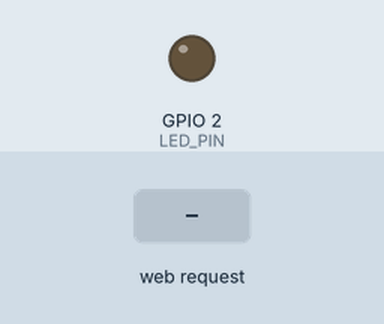
This sketch was run on a simulated ESP32. Parts: output pins drawn as LEDs (lit = HIGH). The inputs (shaded band) are chosen by the test bench. WiFi joins after 1.5 s; servers stay silent unless stated; what the sketch prints to the serial monitor is not drawn.

Above: at 2.7 s.
2.8 s: HTTP request GET /on received
At 3.4 s:
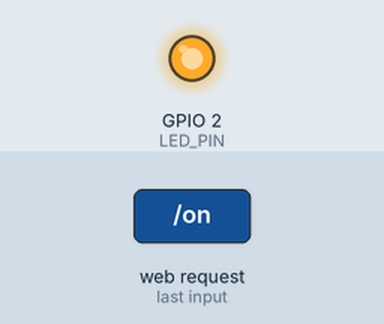
4.3 s: HTTP request GET /off received
At 5.5 s:
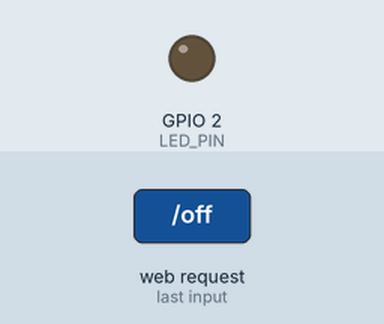
5.8 s: HTTP request GET /on?value=1 received
At 6.9 s:
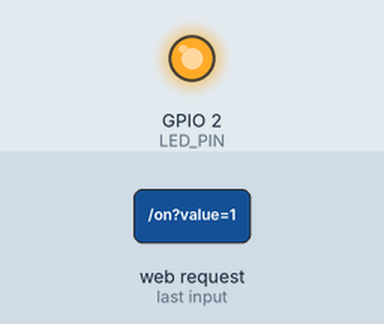
Timing chart, 0 to 8.8 s (numbered marks = the images above; inputs shaded):
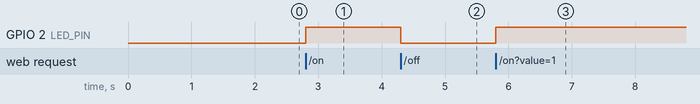

Measured:
- after the input at 2.8 s, GPIO 2 (LED_PIN): LOW → HIGH at once
- after the input at 4.3 s, GPIO 2 (LED_PIN): HIGH → LOW at once
- after the input at 5.8 s, GPIO 2 (LED_PIN): LOW → HIGH at once

The sketch:

wangzhianniu.ino
```cpp
#include <WiFi.h>
#include <WebServer.h>

// WiFi配置（改成你的热点信息）
const char* ssid = "JosephLee";
const char* password = "fy060212";

const int LED_PIN = 2;   // 板载LED引脚
WebServer server(80);

// 用来保存用户输入的数值
int userValue = 0;

// 生成网页
String makePage() {
    String state = digitalRead(LED_PIN) ? "ON" : "OFF";
    String html = R"rawliteral(
<!DOCTYPE html>
<html lang="zh-CN">
<head>
    <meta charset="UTF-8">
    <meta name="viewport" content="width=device-width, initial-scale=1.0">
    <title>实验2</title>
    <style>
        body {
            font-family: Arial;
            text-align: center;
            margin-top: 50px;
        }
        button, input {
            padding: 10px 20px;
            font-size: 16px;
            margin: 5px;
        }
    </style>
</head>
<body>
    <h1>第二部分：按钮控制 LED</h1>
    <p>当前状态：<b>)rawliteral" + state + R"rawliteral(</b></p >

    <a href=" "><button>点亮 LED</button></a >
    <a href="/off"><button>熄灭 LED</button></a >

    <h3>输入数值控制（示例）</h3>
    <form action="/setvalue" method="get">
        <input type="number" name="value" placeholder="输入0-255的数值">
        <button type="submit">提交</button>
    </form>

    <p>当前输入的数值：<b>)rawliteral" + String(userValue) + R"rawliteral(</b></p >
</body>
</html>
)rawliteral";
    return html;
}

// 根页面
void handleRoot() {
    server.send(200, "text/html; charset=UTF-8", makePage());
}

// 点亮LED
void handleOn() {
    digitalWrite(LED_PIN, HIGH);
    server.sendHeader("Location", "/");
    server.send(303);
}

// 熄灭LED
void handleOff() {
    digitalWrite(LED_PIN, LOW);
    server.sendHeader("Location", "/");
    server.send(303);
}

// 处理用户提交的数值
void handleSetValue() {
    if (server.hasArg("value")) {
        String valueStr = server.arg("value");
        userValue = valueStr.toInt(); // 字符串转成整数

        // 这里写你对数值的处理逻辑，比如PWM调亮度：
        // analogWrite(LED_PIN, userValue);
        Serial.print("收到用户输入的数值：");
        Serial.println(userValue);
    }
    // 提交后跳回主页
    server.sendHeader("Location", "/");
    server.send(303);
}

void setup() {
    Serial.begin(115200);
    pinMode(LED_PIN, OUTPUT);
    digitalWrite(LED_PIN, LOW);

    // 连接WiFi
    WiFi.begin(ssid, password);
    Serial.print("连接WiFi");
    while (WiFi.status() != WL_CONNECTED) {
        delay(500);
        Serial.print(".");
    }
    Serial.println("\n连接成功！");
    Serial.print("访问地址: http://");
    Serial.println(WiFi.localIP());

    // 注册路由
    server.on("/", handleRoot);
    server.on("/on", handleOn);
    server.on("/off", handleOff);
    server.on("/setvalue", handleSetValue); // 新增：处理数值提交
    server.begin();
}

void loop() {
    server.handleClient();
}
```
